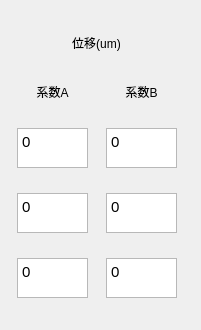
       <widget class="QWidget" name="layoutWidget_7">
        <property name="geometry">
         <rect>
          <x>525</x>
          <y>150</y>
          <width>201</width>
          <height>330</height>
         </rect>
        </property>
        <layout class="QGridLayout" name="gridLayout_13">
         <item row="3" column="1">
          <widget class="QTextBrowser" name="textBrowser_2_x_a_54">
           <property name="minimumSize">
            <size>
             <width>71</width>
             <height>40</height>
            </size>
           </property>
           <property name="maximumSize">
            <size>
             <width>71</width>
             <height>40</height>
            </size>
           </property>
           <property name="font">
            <font>
             <pointsize>11</pointsize>
            </font>
           </property>
           <property name="html">
            <string>&lt;!DOCTYPE HTML PUBLIC &quot;-//W3C//DTD HTML 4.0//EN&quot; &quot;http://www.w3.org/TR/REC-html40/strict.dtd&quot;&gt;
&lt;html&gt;&lt;head&gt;&lt;meta name=&quot;qrichtext&quot; content=&quot;1&quot; /&gt;&lt;style type=&quot;text/css&quot;&gt;
p, li { white-space: pre-wrap; }
&lt;/style&gt;&lt;/head&gt;&lt;body style=&quot; font-family:'SimSun'; font-size:11pt; font-weight:400; font-style:normal;&quot;&gt;
&lt;p style=&quot; margin-top:0px; margin-bottom:0px; margin-left:0px; margin-right:0px; -qt-block-indent:0; text-indent:0px;&quot;&gt;0&lt;/p&gt;&lt;/body&gt;&lt;/html&gt;</string>
           </property>
          </widget>
         </item>
         <item row="2" column="0">
          <widget class="QTextBrowser" name="textBrowser_2_x_a_55">
           <property name="minimumSize">
            <size>
             <width>71</width>
             <height>40</height>
            </size>
           </property>
           <property name="maximumSize">
            <size>
             <width>71</width>
             <height>40</height>
            </size>
           </property>
           <property name="font">
            <font>
             <pointsize>11</pointsize>
            </font>
           </property>
           <property name="html">
            <string>&lt;!DOCTYPE HTML PUBLIC &quot;-//W3C//DTD HTML 4.0//EN&quot; &quot;http://www.w3.org/TR/REC-html40/strict.dtd&quot;&gt;
&lt;html&gt;&lt;head&gt;&lt;meta name=&quot;qrichtext&quot; content=&quot;1&quot; /&gt;&lt;style type=&quot;text/css&quot;&gt;
p, li { white-space: pre-wrap; }
&lt;/style&gt;&lt;/head&gt;&lt;body style=&quot; font-family:'SimSun'; font-size:11pt; font-weight:400; font-style:normal;&quot;&gt;
&lt;p style=&quot; margin-top:0px; margin-bottom:0px; margin-left:0px; margin-right:0px; -qt-block-indent:0; text-indent:0px;&quot;&gt;0&lt;/p&gt;&lt;/body&gt;&lt;/html&gt;</string>
           </property>
          </widget>
         </item>
         <item row="0" column="0" colspan="2">
          <widget class="QLabel" name="label_63">
           <property name="minimumSize">
            <size>
             <width>159</width>
             <height>23</height>
            </size>
           </property>
           <property name="maximumSize">
            <size>
             <width>148</width>
             <height>25</height>
            </size>
           </property>
           <property name="text">
            <string>位移(um)</string>
           </property>
           <property name="alignment">
            <set>Qt::AlignCenter</set>
           </property>
          </widget>
         </item>
         <item row="1" column="0">
          <widget class="QLabel" name="label_64">
           <property name="minimumSize">
            <size>
             <width>71</width>
             <height>23</height>
            </size>
           </property>
           <property name="maximumSize">
            <size>
             <width>51</width>
             <height>23</height>
            </size>
           </property>
           <property name="text">
            <string>系数A</string>
           </property>
           <property name="alignment">
            <set>Qt::AlignCenter</set>
           </property>
           <property name="wordWrap">
            <bool>false</bool>
           </property>
          </widget>
         </item>
         <item row="4" column="0">
          <widget class="QTextBrowser" name="textBrowser_2_x_a_56">
           <property name="minimumSize">
            <size>
             <width>71</width>
             <height>40</height>
            </size>
           </property>
           <property name="maximumSize">
            <size>
             <width>71</width>
             <height>40</height>
            </size>
           </property>
           <property name="font">
            <font>
             <pointsize>11</pointsize>
            </font>
           </property>
           <property name="html">
            <string>&lt;!DOCTYPE HTML PUBLIC &quot;-//W3C//DTD HTML 4.0//EN&quot; &quot;http://www.w3.org/TR/REC-html40/strict.dtd&quot;&gt;
&lt;html&gt;&lt;head&gt;&lt;meta name=&quot;qrichtext&quot; content=&quot;1&quot; /&gt;&lt;style type=&quot;text/css&quot;&gt;
p, li { white-space: pre-wrap; }
&lt;/style&gt;&lt;/head&gt;&lt;body style=&quot; font-family:'SimSun'; font-size:11pt; font-weight:400; font-style:normal;&quot;&gt;
&lt;p style=&quot; margin-top:0px; margin-bottom:0px; margin-left:0px; margin-right:0px; -qt-block-indent:0; text-indent:0px;&quot;&gt;0&lt;/p&gt;&lt;/body&gt;&lt;/html&gt;</string>
           </property>
          </widget>
         </item>
         <item row="3" column="0">
          <widget class="QTextBrowser" name="textBrowser_2_x_a_57">
           <property name="minimumSize">
            <size>
             <width>71</width>
             <height>40</height>
            </size>
           </property>
           <property name="maximumSize">
            <size>
             <width>71</width>
             <height>40</height>
            </size>
           </property>
           <property name="font">
            <font>
             <pointsize>11</pointsize>
            </font>
           </property>
           <property name="html">
            <string>&lt;!DOCTYPE HTML PUBLIC &quot;-//W3C//DTD HTML 4.0//EN&quot; &quot;http://www.w3.org/TR/REC-html40/strict.dtd&quot;&gt;
&lt;html&gt;&lt;head&gt;&lt;meta name=&quot;qrichtext&quot; content=&quot;1&quot; /&gt;&lt;style type=&quot;text/css&quot;&gt;
p, li { white-space: pre-wrap; }
&lt;/style&gt;&lt;/head&gt;&lt;body style=&quot; font-family:'SimSun'; font-size:11pt; font-weight:400; font-style:normal;&quot;&gt;
&lt;p style=&quot; margin-top:0px; margin-bottom:0px; margin-left:0px; margin-right:0px; -qt-block-indent:0; text-indent:0px;&quot;&gt;0&lt;/p&gt;&lt;/body&gt;&lt;/html&gt;</string>
           </property>
          </widget>
         </item>
         <item row="4" column="1">
          <widget class="QTextBrowser" name="textBrowser_2_x_a_58">
           <property name="minimumSize">
            <size>
             <width>71</width>
             <height>40</height>
            </size>
           </property>
           <property name="maximumSize">
            <size>
             <width>71</width>
             <height>40</height>
            </size>
           </property>
           <property name="font">
            <font>
             <pointsize>11</pointsize>
            </font>
           </property>
           <property name="html">
            <string>&lt;!DOCTYPE HTML PUBLIC &quot;-//W3C//DTD HTML 4.0//EN&quot; &quot;http://www.w3.org/TR/REC-html40/strict.dtd&quot;&gt;
&lt;html&gt;&lt;head&gt;&lt;meta name=&quot;qrichtext&quot; content=&quot;1&quot; /&gt;&lt;style type=&quot;text/css&quot;&gt;
p, li { white-space: pre-wrap; }
&lt;/style&gt;&lt;/head&gt;&lt;body style=&quot; font-family:'SimSun'; font-size:11pt; font-weight:400; font-style:normal;&quot;&gt;
&lt;p style=&quot; margin-top:0px; margin-bottom:0px; margin-left:0px; margin-right:0px; -qt-block-indent:0; text-indent:0px;&quot;&gt;0&lt;/p&gt;&lt;/body&gt;&lt;/html&gt;</string>
           </property>
          </widget>
         </item>
         <item row="2" column="1">
          <widget class="QTextBrowser" name="textBrowser_2_x_a_59">
           <property name="minimumSize">
            <size>
             <width>71</width>
             <height>40</height>
            </size>
           </property>
           <property name="maximumSize">
            <size>
             <width>71</width>
             <height>40</height>
            </size>
           </property>
           <property name="font">
            <font>
             <pointsize>11</pointsize>
            </font>
           </property>
           <property name="html">
            <string>&lt;!DOCTYPE HTML PUBLIC &quot;-//W3C//DTD HTML 4.0//EN&quot; &quot;http://www.w3.org/TR/REC-html40/strict.dtd&quot;&gt;
&lt;html&gt;&lt;head&gt;&lt;meta name=&quot;qrichtext&quot; content=&quot;1&quot; /&gt;&lt;style type=&quot;text/css&quot;&gt;
p, li { white-space: pre-wrap; }
&lt;/style&gt;&lt;/head&gt;&lt;body style=&quot; font-family:'SimSun'; font-size:11pt; font-weight:400; font-style:normal;&quot;&gt;
&lt;p style=&quot; margin-top:0px; margin-bottom:0px; margin-left:0px; margin-right:0px; -qt-block-indent:0; text-indent:0px;&quot;&gt;0&lt;/p&gt;&lt;/body&gt;&lt;/html&gt;</string>
           </property>
          </widget>
         </item>
         <item row="1" column="1">
          <widget class="QLabel" name="label_65">
           <property name="minimumSize">
            <size>
             <width>71</width>
             <height>23</height>
            </size>
           </property>
           <property name="maximumSize">
            <size>
             <width>51</width>
             <height>23</height>
            </size>
           </property>
           <property name="text">
            <string>系数B</string>
           </property>
           <property name="alignment">
            <set>Qt::AlignCenter</set>
           </property>
          </widget>
         </item>
        </layout>
       </widget>
